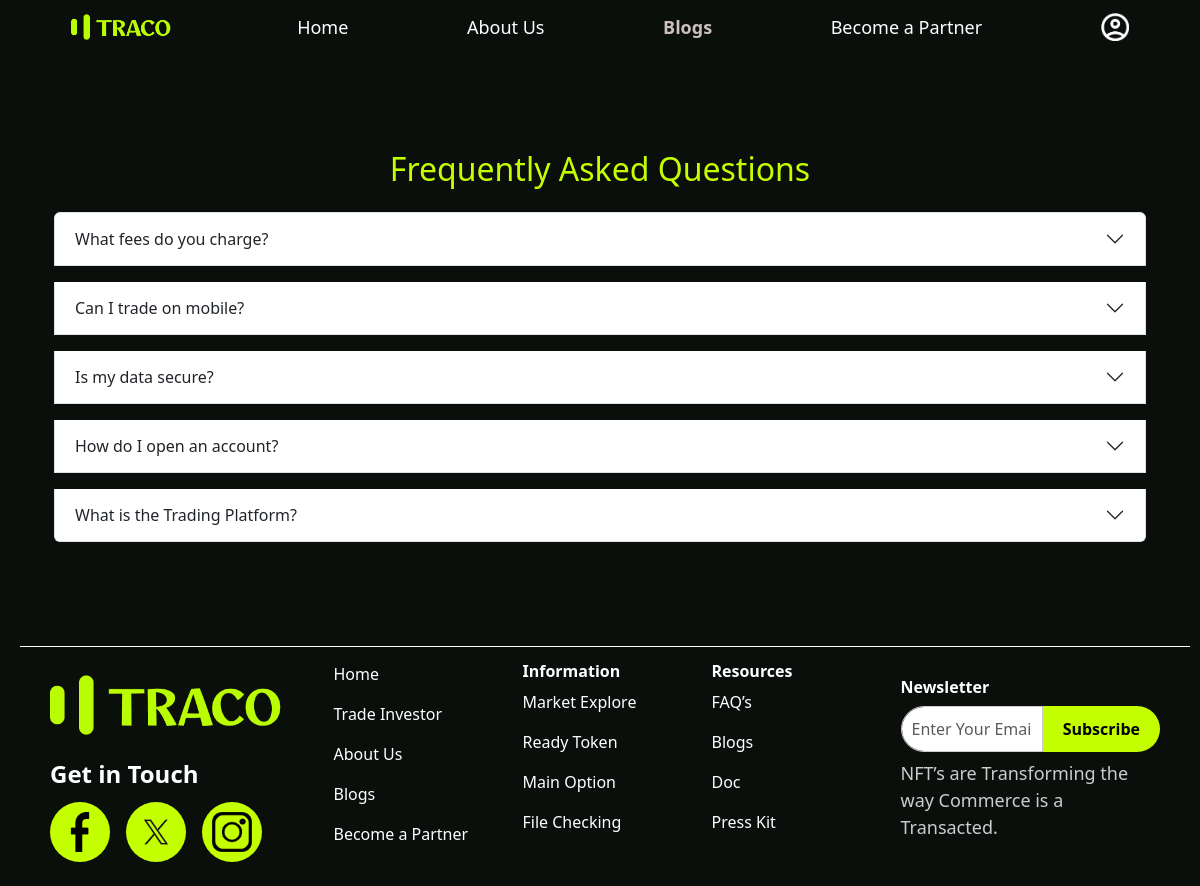
Screenshot of /faq/ with the database file from the repository.
### trading/models.py (models this page shows, shortened)
class FAQ(models.Model):
    question = models.CharField(max_length=255)
    answer = models.TextField()
    is_active = models.BooleanField(default=True)
    created_at = models.DateTimeField(auto_now_add=True)
    class Meta:
        verbose_name = "FAQ"
        verbose_name_plural = "FAQs"
        ordering = ["-created_at"]

### trading/views.py (the view)
# urls.py: path("faq/", views.faq_list, name="faq"),
def faq_list(request):
    faqs = FAQ.objects.filter(is_active=True)
    return render(request, "trading/layout/faq.html", {"faqs": faqs})

### templates/trading/layout/faq.html (shortened to what this page needs)
{% extends "trading/layout/base.html" %}
{% block content %}
<div class="container py-5">
  <h2 class="text-center mb-4">Frequently Asked Questions</h2>
  <div class="accordion" id="faqAccordion">
    {% for faq in faqs %}
    <div class="accordion-item mb-3">
      <h2 class="accordion-header" id="heading{{ forloop.counter }}">
        <button class="accordion-button collapsed" type="button" data-bs-toggle="collapse"
                data-bs-target="#collapse{{ forloop.counter }}" aria-expanded="false"
                aria-controls="collapse{{ forloop.counter }}">
          {{ faq.question }}
        </button>
      </h2>
    </div>
    {% empty %}
      <p class="text-muted">No FAQs available at the moment.</p>
    {% endfor %}
  </div>
</div>
{% endblock %}

### templates/trading/layout/base.html (style rules this page uses)
body { background-color: #0b0f0c; color: #c4ff00; }

### rows the page displays
FAQ: question "What fees do you charge?"
FAQ: question "Can I trade on mobile?"
FAQ: question "Is my data secure?"
FAQ: question "How do I open an account?"
FAQ: question "What is the Trading Platform?"
